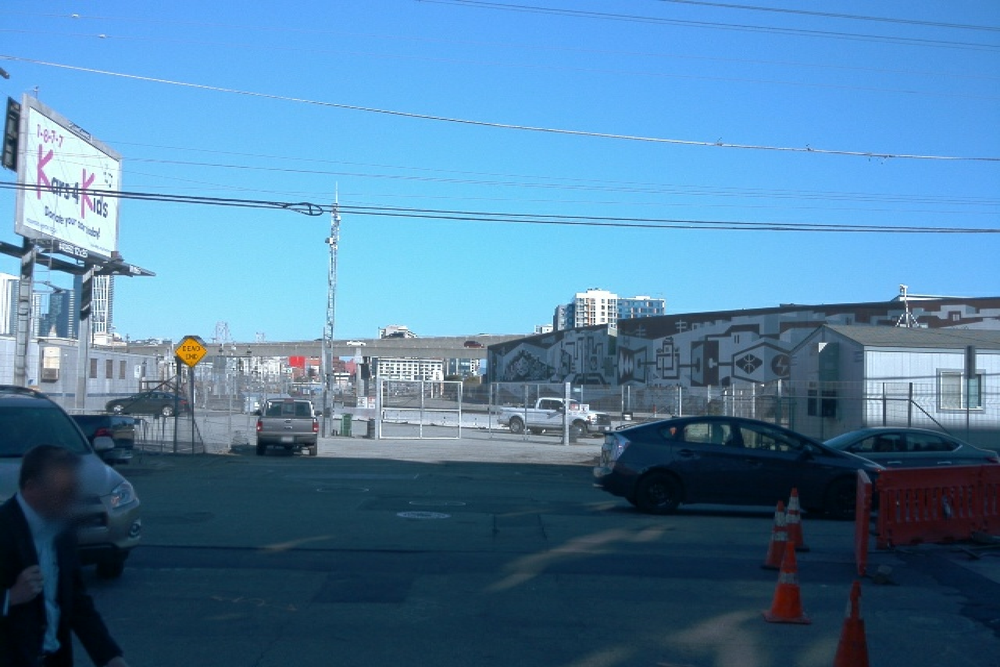
#> input picture projects/self-driving car engineer(udacity)/part2-Computer Vision/lesson 2-the machine learning workflow/exercise1-choosing metrics/data/images/segment-1231623110026745648_480_000_500_000_with_camera_labels_38.png, 1000 x 667 px, shrunk from 1920 x 1280 before the run, found by its file name
$ python masking.py
#> lines starting #> are read from the running program, lines starting #| are printed output that depends on the picture; after the words box and inside, x2 and y2 are one past the last pixel; in counts of white or black regions, pixels touching at a corner belong together
import matplotlib.pyplot as plt
import numpy as np
from PIL import Image


def create_mask(path, color_threshold):
    """
    create a binary mask of an image using a color threshold
    args:
    - path [str]: path to image file
    - color_threshold [array]: 1x3 array of RGB value
    returns:
    - img [array]: RGB image array
    - mask [array]: binary array
    """
    img = np.array(Image.open(path).convert('RGB'))
#> img is the input picture: shape (667, 1000, 3); mean R, G, B 80.4, 127.5, 163.3
    R, G, B = img[..., 0], img[..., 1], img[..., 2]
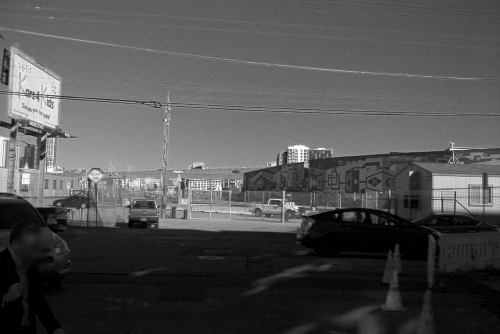
#> R: shape (667, 1000) (shown at 1/2 size); min 0, max 255, mean 80.4
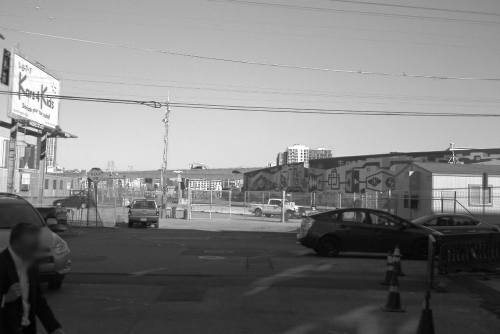
#> G: shape (667, 1000) (shown at 1/2 size); min 0, max 255, mean 127.5
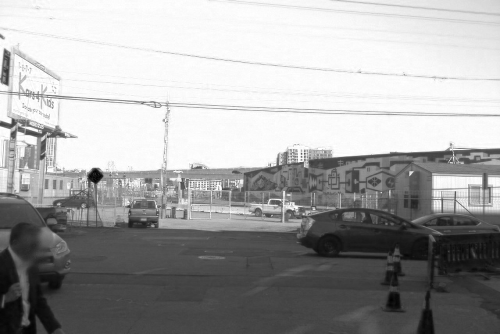
#> B: shape (667, 1000) (shown at 1/2 size); min 0, max 255, mean 163.3
    rt, gt, bt = color_threshold
    mask = (R > rt) & (G > gt) & (B > bt)
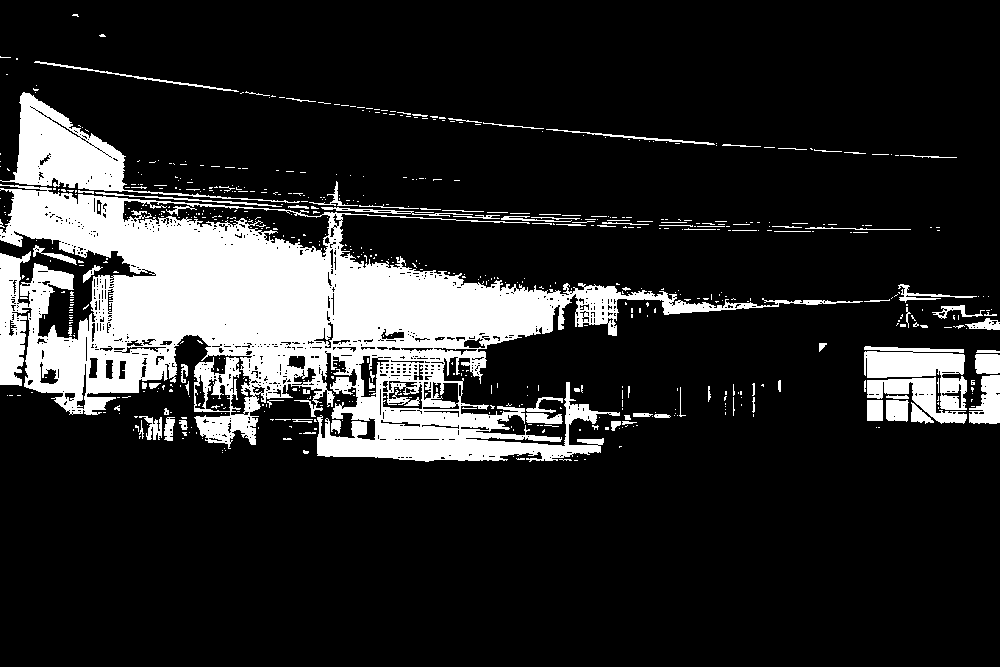
#> mask: shape (667, 1000) bool; 16.2% white; 665 white regions (567 under 20 px), largest, box (x1, y1, x2, y2) and area: (0, 184, 863, 462) 84113, (0, 92, 300, 203) 7001, (864, 346, 967, 410) 3386
    return img, mask


def mask_and_display(img, mask):
    """
    display 3 plots next to each other: image, mask and masked image
    args:
    - img [array]: HxWxC image array
    - mask [array]: HxW mask array
    """
    masked_image = img * np.stack([mask]*3, axis=2)
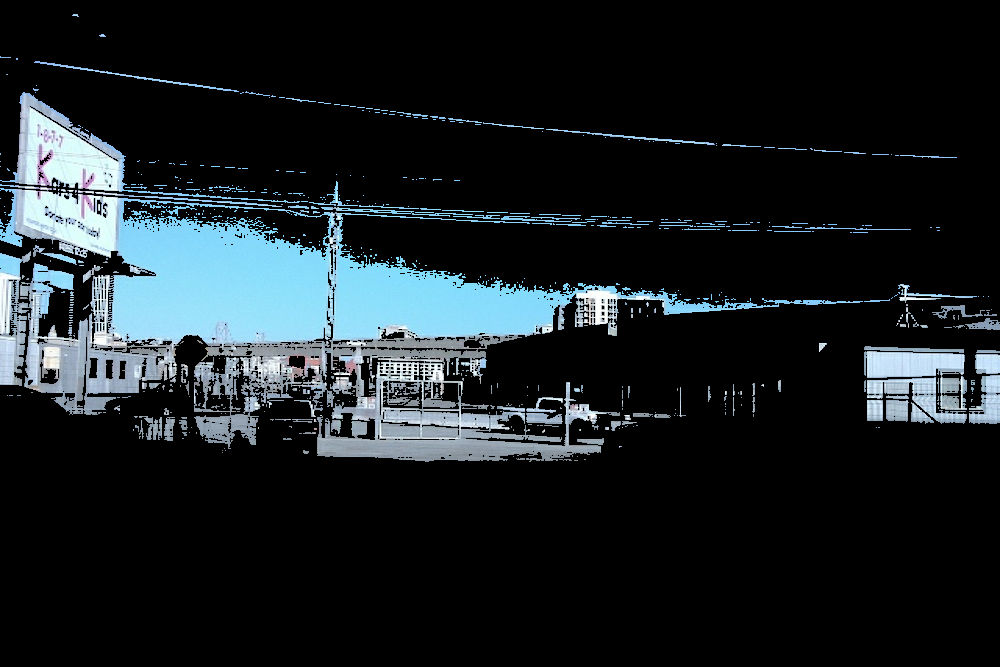
#> masked_image: shape (667, 1000, 3); mean R, G, B 25.8, 32.5, 35.9
    f, ax = plt.subplots(1, 3, figsize=(15, 10))
    ax[0].imshow(img)
    ax[1].imshow(mask)
    ax[2].imshow(masked_image)
    plt.show()


if __name__ == '__main__':
    path = '../data/images/segment-1231623110026745648_480_000_500_000_with_camera_labels_38.png'
    color_threshold = [128, 128, 128]
    img, mask = create_mask(path, color_threshold)
    mask_and_display(img, mask)

$ run again, with projects/self-driving car engineer(udacity)/part2-Computer Vision/lesson 2-the machine learning workflow/exercise1-choosing metrics/data/images/segment-12208410199966712301_4480_000_4500_000_with_camera_labels_79.png copied over projects/self-driving car engineer(udacity)/part2-Computer Vision/lesson 2-the machine learning workflow/exercise1-choosing metrics/data/images/segment-1231623110026745648_480_000_500_000_with_camera_labels_38.png
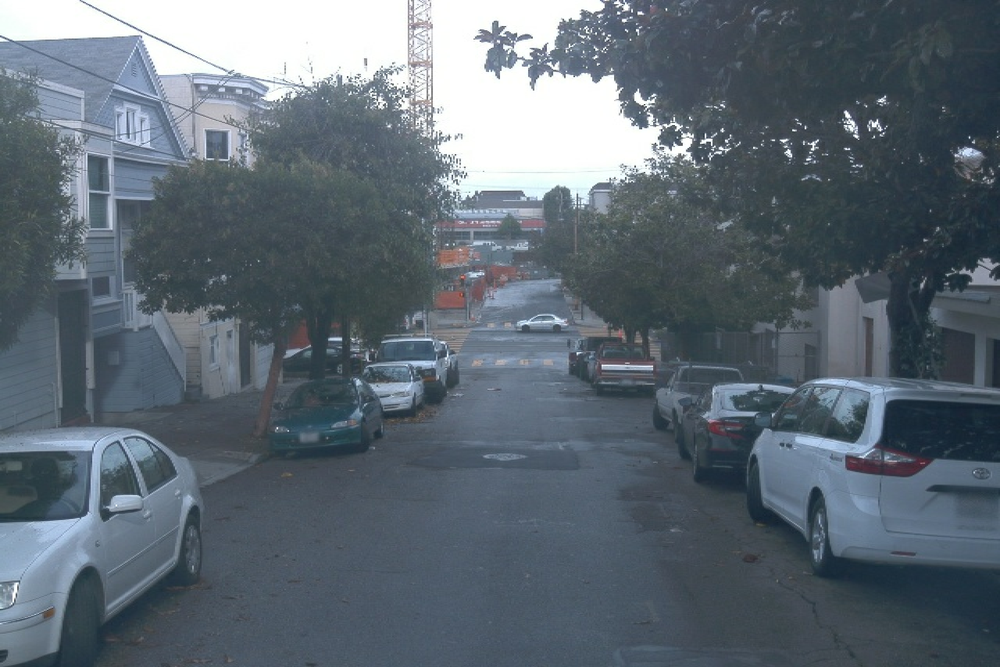
#> input picture projects/self-driving car engineer(udacity)/part2-Computer Vision/lesson 2-the machine learning workflow/exercise1-choosing metrics/data/images/segment-12208410199966712301_4480_000_4500_000_with_camera_labels_79.png, 1000 x 667 px, shrunk from 1920 x 1280 before the run, found by its file name
#> in create_mask, img is the input picture: shape (667, 1000, 3); mean R, G, B 94.3, 105.7, 115.6
#> in create_mask, `mask = (R > rt) & (G > gt) & (B > bt)`:
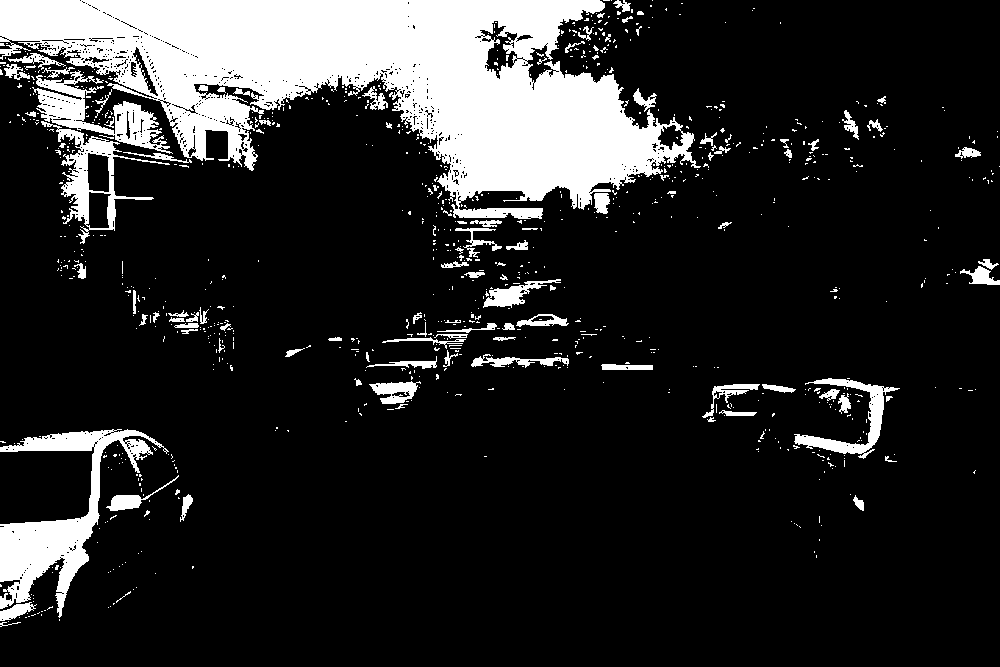
#> mask: shape (667, 1000) bool; 15.8% white; 925 white regions (821 under 20 px), largest, box (x1, y1, x2, y2) and area: (0, 0, 701, 219) 73831, (0, 429, 169, 618) 8551, (32, 70, 173, 154) 3678
#> in mask_and_display, `masked_image = img * np.stack([mask]*3, axis=2)`:
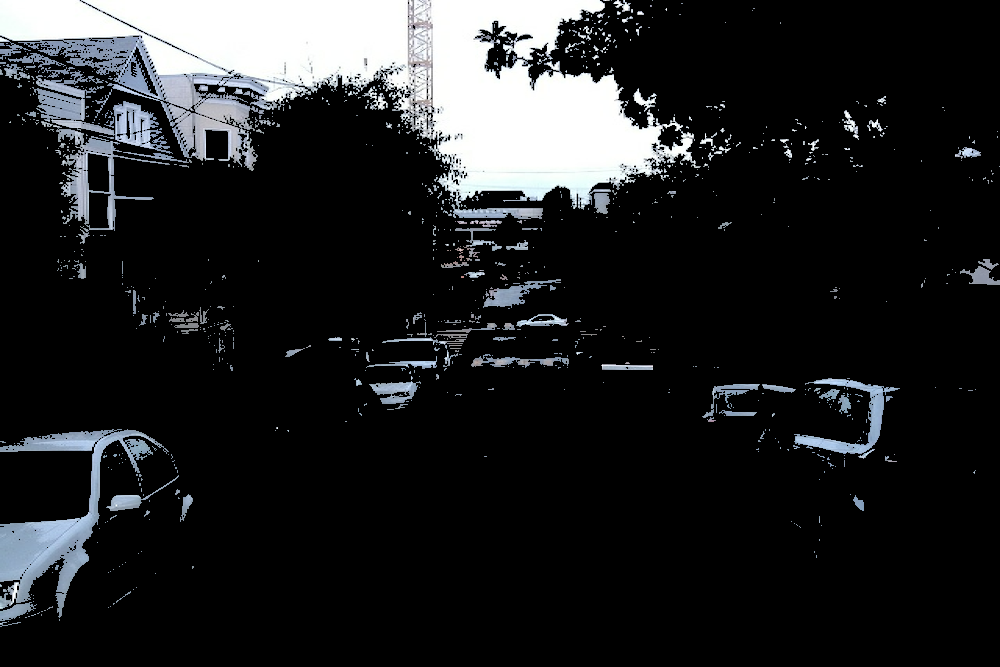
#> masked_image: shape (667, 1000, 3); mean R, G, B 32.9, 34, 35.3

$ run again, with projects/self-driving car engineer(udacity)/part2-Computer Vision/lesson 2-the machine learning workflow/exercise1-choosing metrics/data/images/segment-12208410199966712301_4480_000_4500_000_with_camera_labels_83.png copied over projects/self-driving car engineer(udacity)/part2-Computer Vision/lesson 2-the machine learning workflow/exercise1-choosing metrics/data/images/segment-1231623110026745648_480_000_500_000_with_camera_labels_38.png
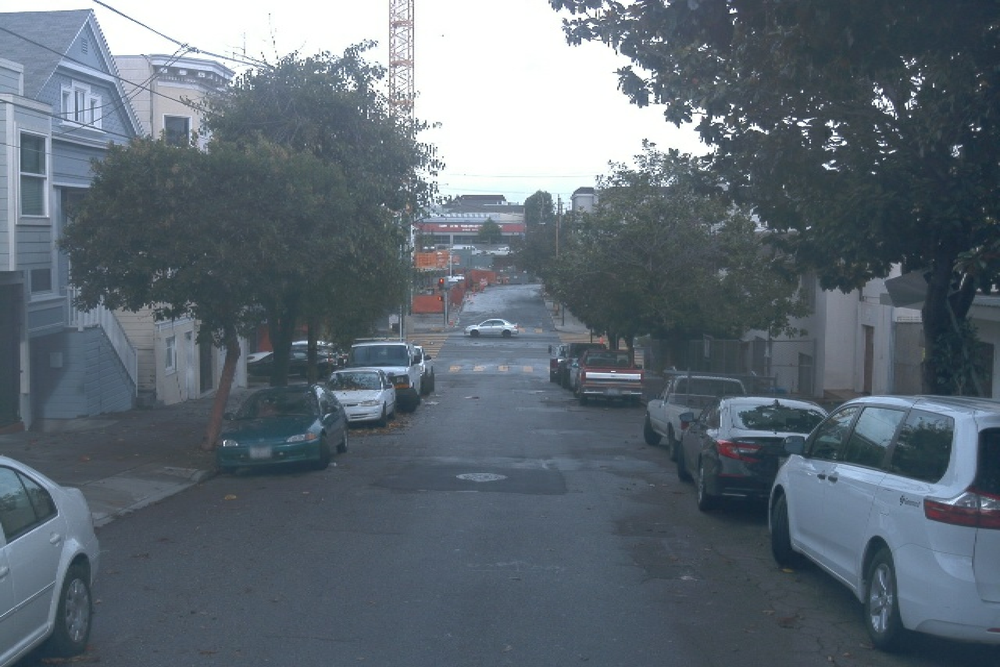
#> input picture projects/self-driving car engineer(udacity)/part2-Computer Vision/lesson 2-the machine learning workflow/exercise1-choosing metrics/data/images/segment-12208410199966712301_4480_000_4500_000_with_camera_labels_83.png, 1000 x 667 px, shrunk from 1920 x 1280 before the run, found by its file name
#> in create_mask, img is the input picture: shape (667, 1000, 3); mean R, G, B 95.2, 106.5, 116.3
#> in create_mask, `mask = (R > rt) & (G > gt) & (B > bt)`:
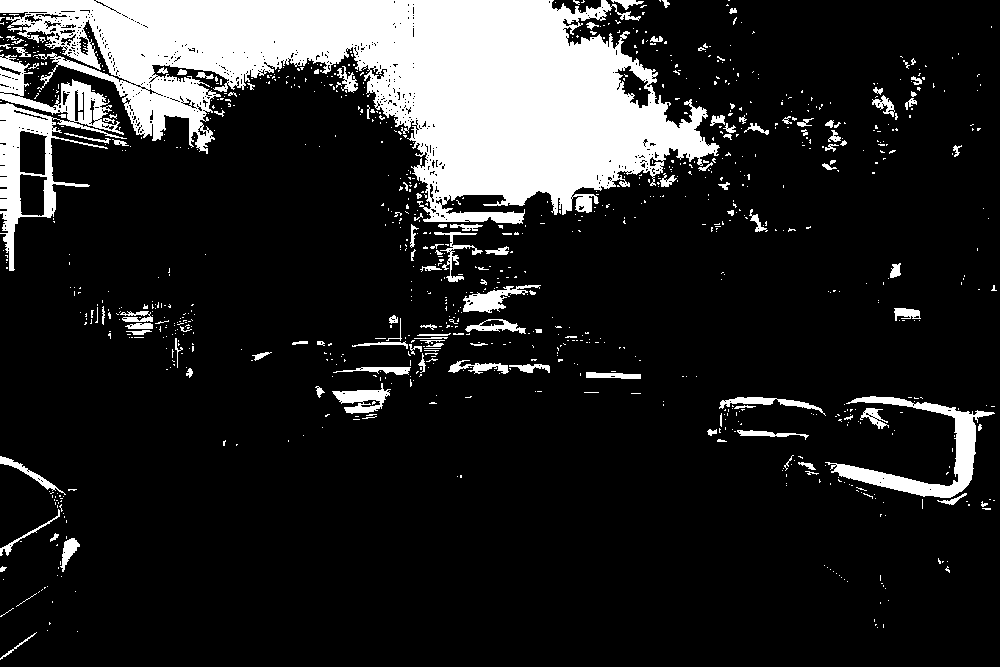
#> mask: shape (667, 1000) bool; 15.4% white; 994 white regions (872 under 20 px), largest, box (x1, y1, x2, y2) and area: (0, 0, 720, 224) 77080, (0, 54, 127, 271) 7205, (825, 396, 995, 498) 3869
#> in mask_and_display, `masked_image = img * np.stack([mask]*3, axis=2)`:
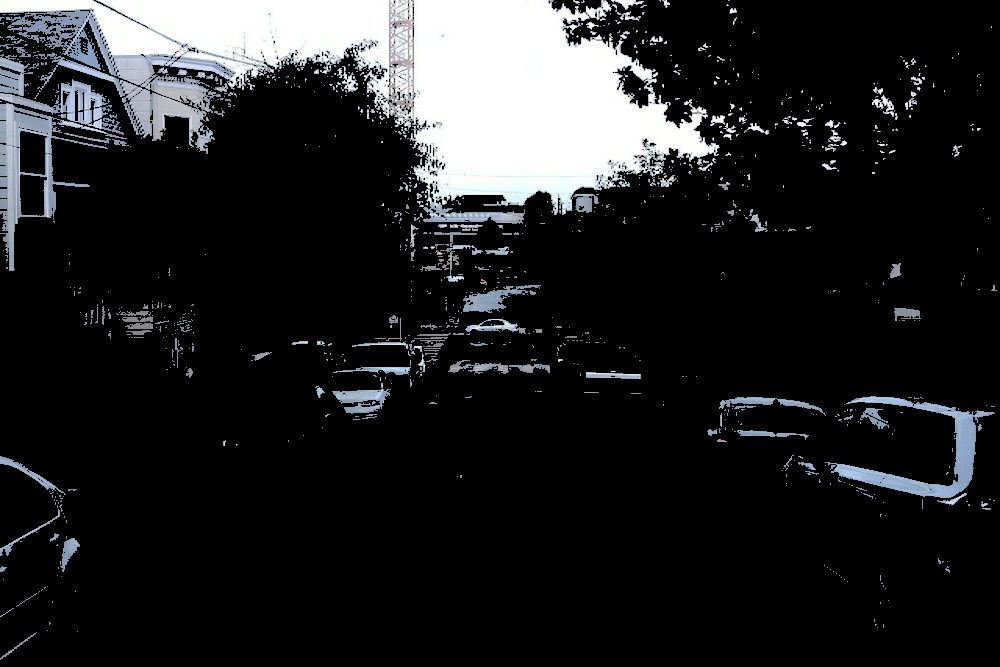
#> masked_image: shape (667, 1000, 3); mean R, G, B 32.8, 33.8, 34.9
